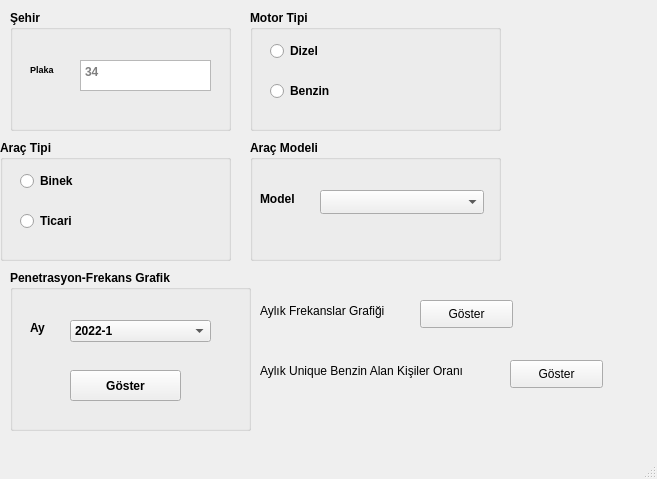
<?xml version="1.0" encoding="UTF-8"?>
<ui version="4.0">
 <class>MainWindow</class>
 <widget class="QMainWindow" name="MainWindow">
  <property name="enabled">
   <bool>true</bool>
  </property>
  <property name="geometry">
   <rect>
    <x>0</x>
    <y>0</y>
    <width>657</width>
    <height>479</height>
   </rect>
  </property>
  <property name="windowTitle">
   <string>Fuel Calculator</string>
  </property>
  <widget class="QWidget" name="centralwidget">
   <widget class="QGroupBox" name="groupBox_2">
    <property name="geometry">
     <rect>
      <x>10</x>
      <y>10</y>
      <width>221</width>
      <height>121</height>
     </rect>
    </property>
    <property name="font">
     <font>
      <pointsize>9</pointsize>
      <weight>75</weight>
      <bold>true</bold>
     </font>
    </property>
    <property name="title">
     <string>Şehir</string>
    </property>
    <widget class="QLabel" name="label_3">
     <property name="geometry">
      <rect>
       <x>20</x>
       <y>50</y>
       <width>42</width>
       <height>18</height>
      </rect>
     </property>
     <property name="font">
      <font>
       <pointsize>7</pointsize>
       <weight>75</weight>
       <bold>true</bold>
      </font>
     </property>
     <property name="text">
      <string>Plaka</string>
     </property>
    </widget>
    <widget class="QTextEdit" name="plateNo">
     <property name="geometry">
      <rect>
       <x>70</x>
       <y>50</y>
       <width>131</width>
       <height>31</height>
      </rect>
     </property>
     <property name="font">
      <font>
       <pointsize>9</pointsize>
       <weight>75</weight>
       <bold>true</bold>
      </font>
     </property>
     <property name="placeholderText">
      <string>34</string>
     </property>
    </widget>
   </widget>
   <widget class="QGroupBox" name="groupBox_3">
    <property name="geometry">
     <rect>
      <x>250</x>
      <y>10</y>
      <width>251</width>
      <height>121</height>
     </rect>
    </property>
    <property name="font">
     <font>
      <pointsize>9</pointsize>
      <weight>75</weight>
      <bold>true</bold>
     </font>
    </property>
    <property name="title">
     <string>Motor Tipi</string>
    </property>
    <widget class="QRadioButton" name="dieselButton">
     <property name="geometry">
      <rect>
       <x>20</x>
       <y>30</y>
       <width>119</width>
       <height>22</height>
      </rect>
     </property>
     <property name="text">
      <string>Dizel</string>
     </property>
    </widget>
    <widget class="QRadioButton" name="benzineButton">
     <property name="geometry">
      <rect>
       <x>20</x>
       <y>70</y>
       <width>119</width>
       <height>22</height>
      </rect>
     </property>
     <property name="text">
      <string>Benzin</string>
     </property>
    </widget>
   </widget>
   <widget class="QGroupBox" name="groupBox_4">
    <property name="geometry">
     <rect>
      <x>0</x>
      <y>140</y>
      <width>231</width>
      <height>121</height>
     </rect>
    </property>
    <property name="font">
     <font>
      <pointsize>9</pointsize>
      <weight>75</weight>
      <bold>true</bold>
     </font>
    </property>
    <property name="title">
     <string>Araç Tipi</string>
    </property>
    <widget class="QRadioButton" name="binekButton">
     <property name="geometry">
      <rect>
       <x>20</x>
       <y>30</y>
       <width>119</width>
       <height>22</height>
      </rect>
     </property>
     <property name="text">
      <string>Binek</string>
     </property>
    </widget>
    <widget class="QRadioButton" name="ticariButton">
     <property name="geometry">
      <rect>
       <x>20</x>
       <y>70</y>
       <width>119</width>
       <height>22</height>
      </rect>
     </property>
     <property name="text">
      <string>Ticari</string>
     </property>
    </widget>
   </widget>
   <widget class="QGroupBox" name="groupBox_5">
    <property name="geometry">
     <rect>
      <x>250</x>
      <y>140</y>
      <width>251</width>
      <height>121</height>
     </rect>
    </property>
    <property name="font">
     <font>
      <pointsize>9</pointsize>
      <weight>75</weight>
      <bold>true</bold>
     </font>
    </property>
    <property name="title">
     <string>Araç Modeli</string>
    </property>
    <widget class="QLabel" name="label">
     <property name="geometry">
      <rect>
       <x>10</x>
       <y>50</y>
       <width>45</width>
       <height>18</height>
      </rect>
     </property>
     <property name="text">
      <string>Model</string>
     </property>
    </widget>
    <widget class="QComboBox" name="comboBox">
     <property name="geometry">
      <rect>
       <x>70</x>
       <y>50</y>
       <width>164</width>
       <height>24</height>
      </rect>
     </property>
     <property name="font">
      <font>
       <weight>50</weight>
       <bold>false</bold>
      </font>
     </property>
     <item>
      <property name="text">
       <string/>
      </property>
     </item>
     <item>
      <property name="text">
       <string>Doblo Cargo</string>
      </property>
     </item>
     <item>
      <property name="text">
       <string>DOBLO CARGO S0</string>
      </property>
     </item>
     <item>
      <property name="text">
       <string>DOBLO CARGO S1</string>
      </property>
     </item>
     <item>
      <property name="text">
       <string>Doblo Cargo S2</string>
      </property>
     </item>
     <item>
      <property name="text">
       <string>DOBLO COMBI 1.4 S1</string>
      </property>
     </item>
     <item>
      <property name="text">
       <string>DOBLO COMBI S0</string>
      </property>
     </item>
     <item>
      <property name="text">
       <string>DOBLO COMBI S1</string>
      </property>
     </item>
     <item>
      <property name="text">
       <string>Doblo Combi</string>
      </property>
     </item>
     <item>
      <property name="text">
       <string>Doblo Combi BZ</string>
      </property>
     </item>
     <item>
      <property name="text">
       <string>Doblo Combi S2</string>
      </property>
     </item>
     <item>
      <property name="text">
       <string>Doblò Panorama</string>
      </property>
     </item>
     <item>
      <property name="text">
       <string>DOBLO PANORAMA S1</string>
      </property>
     </item>
     <item>
      <property name="text">
       <string>Doblo Pratico</string>
      </property>
     </item>
     <item>
      <property name="text">
       <string>Doblo Pratico S2</string>
      </property>
     </item>
     <item>
      <property name="text">
       <string>DUCATO E6</string>
      </property>
     </item>
     <item>
      <property name="text">
       <string>Ducato Kamyonet</string>
      </property>
     </item>
     <item>
      <property name="text">
       <string>Ducato Kamyonet S7 E6d</string>
      </property>
     </item>
     <item>
      <property name="text">
       <string>Ducato Minibüs</string>
      </property>
     </item>
     <item>
      <property name="text">
       <string>Ducato Minibüs S7 E6d</string>
      </property>
     </item>
     <item>
      <property name="text">
       <string>Ducato Van</string>
      </property>
     </item>
     <item>
      <property name="text">
       <string>Ducato Van S7 E6d</string>
      </property>
     </item>
     <item>
      <property name="text">
       <string>Egea Cross S2</string>
      </property>
     </item>
     <item>
      <property name="text">
       <string>Egea Cross S3</string>
      </property>
     </item>
     <item>
      <property name="text">
       <string>Egea Cross Wagon S3</string>
      </property>
     </item>
     <item>
      <property name="text">
       <string>EGEA HB</string>
      </property>
     </item>
     <item>
      <property name="text">
       <string>Egea HB S2</string>
      </property>
     </item>
     <item>
      <property name="text">
       <string>Egea HB S3</string>
      </property>
     </item>
     <item>
      <property name="text">
       <string>EGEA SEDAN</string>
      </property>
     </item>
     <item>
      <property name="text">
       <string>Egea Sedan S2</string>
      </property>
     </item>
     <item>
      <property name="text">
       <string>Egea Sedan S3</string>
      </property>
     </item>
     <item>
      <property name="text">
       <string>EGEA SW</string>
      </property>
     </item>
     <item>
      <property name="text">
       <string>Egea SW S2</string>
      </property>
     </item>
     <item>
      <property name="text">
       <string>Egea SW S3</string>
      </property>
     </item>
     <item>
      <property name="text">
       <string>FIORINO 1.4 BENZINLI</string>
      </property>
     </item>
     <item>
      <property name="text">
       <string>FIORINO 1.4 BENZINLI E6</string>
      </property>
     </item>
     <item>
      <property name="text">
       <string>FIORINO CARGO E6</string>
      </property>
     </item>
     <item>
      <property name="text">
       <string>FIORINO CARGO S1</string>
      </property>
     </item>
     <item>
      <property name="text">
       <string>FIORINO COMBI</string>
      </property>
     </item>
     <item>
      <property name="text">
       <string>FIORINO COMBI 1.4</string>
      </property>
     </item>
     <item>
      <property name="text">
       <string>FIORINO COMBI E6</string>
      </property>
     </item>
     <item>
      <property name="text">
       <string>FIORINO COMBI S1</string>
      </property>
     </item>
     <item>
      <property name="text">
       <string>FIORINO COMBIMIX</string>
      </property>
     </item>
     <item>
      <property name="text">
       <string>FIORINO PANORAMA E6</string>
      </property>
     </item>
     <item>
      <property name="text">
       <string>FIORINO PANORAMA S1</string>
      </property>
     </item>
     <item>
      <property name="text">
       <string>Fiorino Cargo</string>
      </property>
     </item>
     <item>
      <property name="text">
       <string>Fiorino Cargo S2</string>
      </property>
     </item>
     <item>
      <property name="text">
       <string>Fiorino Combi BZ</string>
      </property>
     </item>
     <item>
      <property name="text">
       <string>Fiorino Combi BZ S2</string>
      </property>
     </item>
     <item>
      <property name="text">
       <string>Fiorino Combi LPG</string>
      </property>
     </item>
     <item>
      <property name="text">
       <string>Fiorino Combi LPG S2</string>
      </property>
     </item>
     <item>
      <property name="text">
       <string>Fiorino Combi S2</string>
      </property>
     </item>
     <item>
      <property name="text">
       <string>Fiorino Panorama</string>
      </property>
     </item>
     <item>
      <property name="text">
       <string>PRATICO S1</string>
      </property>
     </item>
     <item>
      <property name="text">
       <string>YENI DUCATO S4 MBUS</string>
      </property>
     </item>
     <item>
      <property name="text">
       <string>YENI DUCATO S4 ŞASI</string>
      </property>
     </item>
     <item>
      <property name="text">
       <string>YENI DUCATO S4 VAN</string>
      </property>
     </item>
    </widget>
   </widget>
   <widget class="QGroupBox" name="groupBox">
    <property name="geometry">
     <rect>
      <x>10</x>
      <y>270</y>
      <width>241</width>
      <height>161</height>
     </rect>
    </property>
    <property name="font">
     <font>
      <pointsize>9</pointsize>
      <weight>75</weight>
      <bold>true</bold>
     </font>
    </property>
    <property name="title">
     <string>Penetrasyon-Frekans Grafik</string>
    </property>
    <widget class="QLabel" name="label_2">
     <property name="geometry">
      <rect>
       <x>20</x>
       <y>50</y>
       <width>55</width>
       <height>16</height>
      </rect>
     </property>
     <property name="text">
      <string>Ay</string>
     </property>
    </widget>
    <widget class="QComboBox" name="tarihBox">
     <property name="geometry">
      <rect>
       <x>60</x>
       <y>50</y>
       <width>141</width>
       <height>22</height>
      </rect>
     </property>
     <item>
      <property name="text">
       <string>2022-1</string>
      </property>
     </item>
     <item>
      <property name="text">
       <string>2022-2</string>
      </property>
     </item>
     <item>
      <property name="text">
       <string>2022-3</string>
      </property>
     </item>
     <item>
      <property name="text">
       <string>2022-4</string>
      </property>
     </item>
     <item>
      <property name="text">
       <string>2022-5</string>
      </property>
     </item>
     <item>
      <property name="text">
       <string>2022-6</string>
      </property>
     </item>
     <item>
      <property name="text">
       <string>2022-7</string>
      </property>
     </item>
     <item>
      <property name="text">
       <string>2022-8</string>
      </property>
     </item>
     <item>
      <property name="text">
       <string>2022-9</string>
      </property>
     </item>
    </widget>
    <widget class="QPushButton" name="pushButton">
     <property name="geometry">
      <rect>
       <x>60</x>
       <y>100</y>
       <width>111</width>
       <height>31</height>
      </rect>
     </property>
     <property name="text">
      <string>Göster</string>
     </property>
    </widget>
   </widget>
   <widget class="QPushButton" name="frekansButton">
    <property name="geometry">
     <rect>
      <x>420</x>
      <y>300</y>
      <width>93</width>
      <height>28</height>
     </rect>
    </property>
    <property name="text">
     <string>Göster</string>
    </property>
   </widget>
   <widget class="QPushButton" name="penetrasyonButton">
    <property name="geometry">
     <rect>
      <x>510</x>
      <y>360</y>
      <width>93</width>
      <height>28</height>
     </rect>
    </property>
    <property name="text">
     <string>Göster</string>
    </property>
   </widget>
   <widget class="QLabel" name="label_4">
    <property name="geometry">
     <rect>
      <x>260</x>
      <y>300</y>
      <width>134</width>
      <height>21</height>
     </rect>
    </property>
    <property name="text">
     <string>Aylık Frekanslar Grafiği</string>
    </property>
   </widget>
   <widget class="QLabel" name="label_5">
    <property name="geometry">
     <rect>
      <x>260</x>
      <y>350</y>
      <width>212</width>
      <height>41</height>
     </rect>
    </property>
    <property name="text">
     <string>Aylık Unique Benzin Alan Kişiler Oranı</string>
    </property>
   </widget>
  </widget>
  <widget class="QMenuBar" name="menubar">
   <property name="geometry">
    <rect>
     <x>0</x>
     <y>0</y>
     <width>657</width>
     <height>26</height>
    </rect>
   </property>
  </widget>
  <widget class="QStatusBar" name="statusbar"/>
 </widget>
 <resources/>
 <connections/>
</ui>
